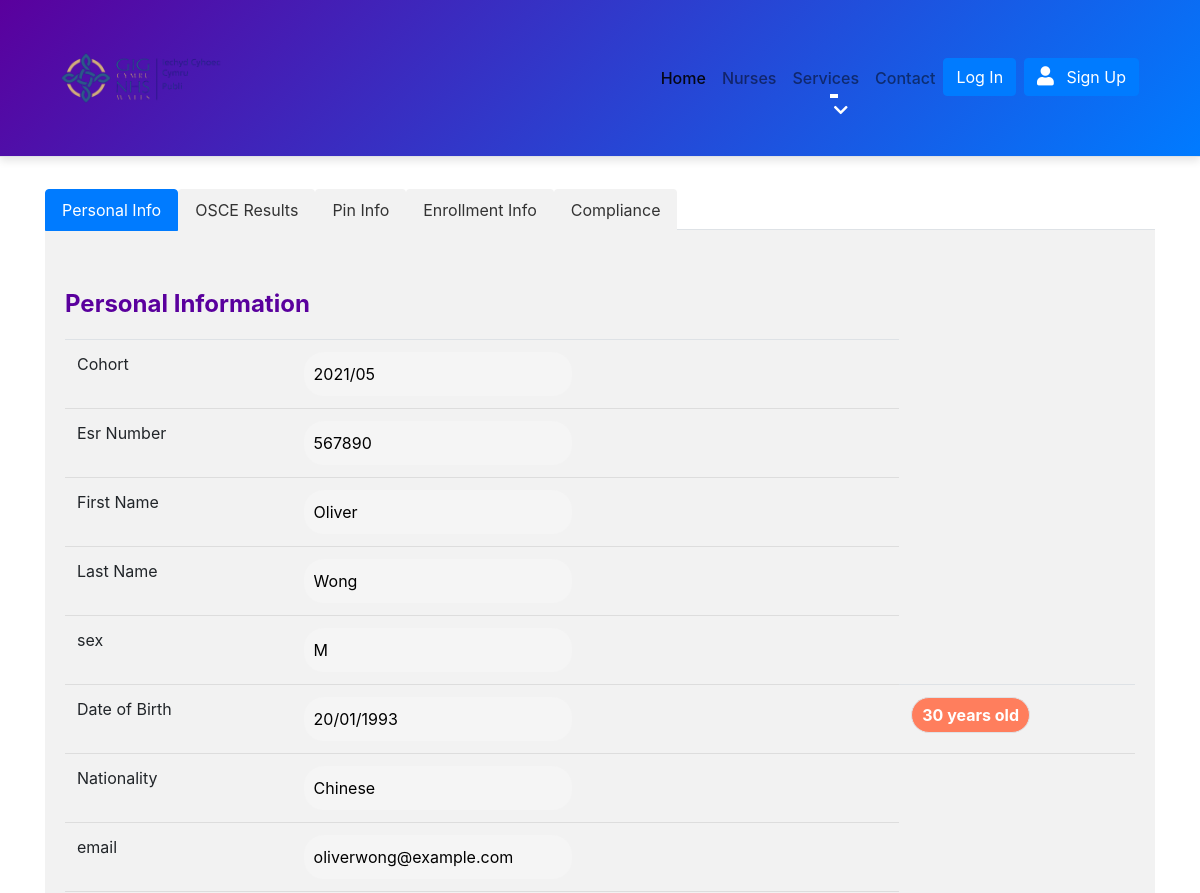
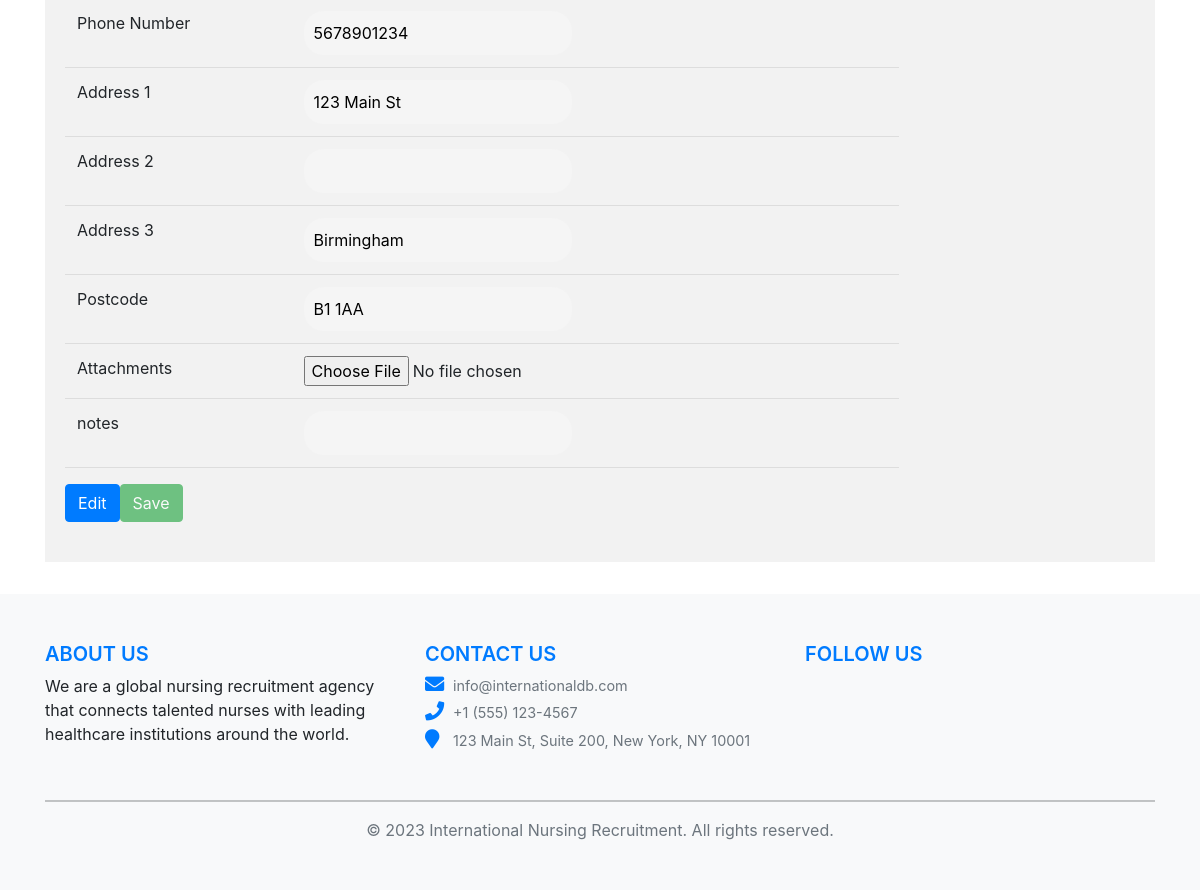
The page /view_nurse.php?id=3 on the database its author committed (2 pictures, top to bottom).
### tables this page shows
CREATE TABLE `nursing_recruitment` (
  `id` int(11) NOT NULL,
  `cohort` varchar(255) DEFAULT NULL,
  `esr_number` varchar(255) DEFAULT NULL,
  `first_name` varchar(255) DEFAULT NULL,
  `last_name` varchar(255) DEFAULT NULL,
  `sex` varchar(10) DEFAULT NULL,
  `date_of_birth` date DEFAULT NULL,
  `nationality` varchar(255) DEFAULT NULL,
  `email` varchar(255) DEFAULT NULL,
  `phone_number` varchar(20) DEFAULT NULL,
  `address_1` varchar(255) DEFAULT NULL,
  `address_2` varchar(255) DEFAULT NULL,
  `address_3` varchar(255) DEFAULT NULL,
  `postcode` varchar(10) DEFAULT NULL,
  `attachments` varchar(255) DEFAULT NULL,
  `notes` varchar(255) DEFAULT NULL,
  `nmc_pin` varchar(255) DEFAULT NULL,
  `date_nmc_pin_obtained` date DEFAULT NULL,
  `prn_number` varchar(255) DEFAULT NULL,
  `hospital` varchar(255) DEFAULT NULL,
  `ward` varchar(255) DEFAULT NULL,
  `cost_centre` varchar(255) DEFAULT NULL,
  `band_4_position_number` varchar(255) DEFAULT NULL,
  `manager_name` varchar(255) DEFAULT NULL,
  `manager_esr_number` varchar(255) DEFAULT NULL,
  `manager_phone_number` varchar(20) DEFAULT NULL,
  `bank_building_society` varchar(255) DEFAULT NULL,
  `account_name` varchar(255) DEFAULT NULL,
  `bank_account_number` varchar(255) DEFAULT NULL,
  `sort_code` varchar(255) DEFAULT NULL,
  `ni_number` varchar(255) DEFAULT NULL,
  `start_date` date DEFAULT NULL,
  `covid_risk_assessment_score` int(11) DEFAULT NULL,
  `occupational_health_clearance` date DEFAULT NULL,
  `tb_appointment` date DEFAULT NULL,
  `certificate_of_sponsorship_number` varchar(255) DEFAULT NULL,
  `brp_number` varchar(255) DEFAULT NULL,
  `brp_valid_from` date DEFAULT NULL,
  `brp_valid_to` date DEFAULT NULL,
  `rtw_sharecode_number` varchar(255) DEFAULT NULL,
  `rtw_expiry_date` date DEFAULT NULL,
  `dbs_number` varchar(255) DEFAULT NULL,
  `dbs_issue_date` date DEFAULT NULL,
  `dbs_acceptable` tinyint(1) DEFAULT NULL,
  `candidate_compliance_pack` varchar(255) DEFAULT NULL,
  `candidate_compliance_pack_complete` tinyint(1) DEFAULT NULL,
  `first_attempt_osce` date DEFAULT NULL,
  `second_attempt_osce` date DEFAULT NULL,
  `third_attempt_osce` date DEFAULT NULL
);

### view_nurse.php (the view, shortened to what this page needs)
<!DOCTYPE html>
<html>
<head>
    <link href="https://cdn.jsdelivr.net/npm/bootstrap@5.1.0/dist/css/bootstrap.min.css" rel="stylesheet">
</head>
<body>
    <?php include('navbar.php'); ?>
    <?php include('styles.php'); ?>
    <?php include('db_connect.php'); ?>
    <div class="container">
        <ul class="nav nav-tabs" id="myTabs" role="tablist">
            <li class="nav-item">
                <a class="nav-link active" id="personal-tab" data-toggle="tab" href="#personal" role="tab" aria-controls="personal" aria-selected="true">Personal Info</a>
            </li>
            <li class="nav-item">
                <a class="nav-link" id="osce-tab" data-toggle="tab" href="#osce" role="tab" aria-controls="osce" aria-selected="false">OSCE Results</a>
            </li>
            <li class="nav-item">
                <a class="nav-link" id="pin-tab" data-toggle="tab" href="#pin" role="tab" aria-controls="pin" aria-selected="false">Pin Info</a>
            </li>
            <li class="nav-item">
                <a class="nav-link" id="enrollment-tab" data-toggle="tab" href="#enrollment" role="tab" aria-controls="enrollment" aria-selected="false">Enrollment Info</a>
            </li>
            <li class="nav-item">
                <a class="nav-link" id="compliance-tab" data-toggle="tab" href="#compliance" role="tab" aria-controls="compliance" aria-selected="false">Compliance</a>
            </li>
        </ul>
        <div class="tab-content" id="myTabContent">
            <div class="tab-pane fade show active" id="personal" role="tabpanel" aria-labelledby="personal-tab">
                <?php
				if (isset($_GET["id"])) {
    $id = $_GET["id"];
    $sql = "SELECT cohort, esr_number, First_name, last_name, sex, date_of_birth, Nationality, email, phone_number, Address_1, address_2, address_3, postcode, attachments, notes FROM nursing_recruitment WHERE id=$id";
    $result = mysqli_query($conn, $sql);
    if (mysqli_num_rows($result) > 0) {
        $row = mysqli_fetch_assoc($result);
        echo "<h2>Personal Information</h2>";
        echo "<form method='POST' action='save_nurse.php'>";
        echo "<table class='table'>";
        echo "<tbody>";
        echo "<tr><td>Cohort</td><td><input type='text' name='cohort' value='" . $row["cohort"] . "' readonly></td></tr>";
        echo "<tr><td>Esr Number</td><td><input type='text' name='esr_number' value='" . $row["esr_number"] . "' readonly></td></tr>";
        echo "<tr><td>First Name</td><td><input type='text' name='first_name' value='" . $row["First_name"] . "' readonly></td></tr>";
        echo "<tr><td>Last Name</td><td><input type='text' name='last_name' value='" . $row["last_name"] . "' readonly></td></tr>";
        echo "<tr><td>sex</td><td><input type='text' name='sex' value='" . $row["sex"] . "' readonly></td></tr>";
  $dateOfBirth = new DateTime($row["date_of_birth"]);
$today = new DateTime();
$age = $today->diff($dateOfBirth);
echo "<tr><td>Date of Birth</td><td><input type='text' name='date_of_birth' value='" . $dateOfBirth->format('d/m/Y') . "' readonly></td><td><div class='age-box'>" . $age->y . " years old</div></td></tr>";
        echo "<tr><td>Nationality</td><td><input type='text' name='Nationality' value='" . $row["Nationality"] . "' readonly></td></tr>";
        echo "<tr><td>email</td><td><input type='text' name='email' value='" . $row["email"] . "' readonly></td></tr>";
        echo "<tr><td>Phone Number</td><td><input type='text' name='phone_number' value='" . $row["phone_number"] . "' readonly></td></tr>";
        echo "<tr><td>Address 1</td><td><input type='text' name='Address_1' value='" . $row["Address_1"] . "' readonly></td></tr>";
        echo "<tr><td>Address 2</td><td><input type='text' name='address_2' value='" . $row["address_2"] . "' readonly></td></tr>";
        echo "<tr><td>Address 3</td><td><input type='text' name='address_3' value='" . $row["address_3"] . "' readonly></td></tr>";
        echo "<tr><td>Postcode</td><td><input type='text' name='postcode' value='" . $row["postcode"] . "' readonly></td></tr>";
        echo "<tr><td>Attachments</td><td><input type='file' name='attachments' value='" . $row["attachments"] . "'></td></tr>";
        echo "<tr><td>notes</td><td><input type='text' name='notes' value='" . $row["notes"] . "' readonly></td></tr>";
        echo "</tbody>";
        echo "</table>";
        echo "<button type='button' class='btn btn-primary' onclick='enableInputs(this)'>Edit</button>";
        echo "<button type='submit' class='btn btn-success' disabled>Save</button>";
        echo "</form>";
    } else {
        echo "0 results";
    }
}
				?>
            </div>
        </div>
    </div>
    <?php include('footer.php'); ?>
</body>
</html>

### navbar.php (shortened to what this page needs)
<!DOCTYPE html>
<html>
<head>
  <link rel="stylesheet" href="https://stackpath.bootstrapcdn.com/bootstrap/4.3.1/css/bootstrap.min.css">
  <link rel="stylesheet" href="https://cdnjs.cloudflare.com/ajax/libs/font-awesome/5.15.3/css/all.min.css">
</head>
<body>
  <header class="header">
    <div class="container">
      <nav class="navbar navbar-expand-lg navbar-light">
        <a class="navbar-brand" href="#">
          <img src="images/nhs-logo.png" alt="NHS Logo">
        </a>
        <div class="collapse navbar-collapse" id="navbarNav">
          <ul class="navbar-nav ml-auto">
            <li class="nav-item active">
              <a class="nav-link" href="index.php">Home</a>
            </li>
            <li class="nav-item">
              <a class="nav-link" href="nurses.php">Nurses</a>
            </li>
            <li class="nav-item dropdown">
              <a class="nav-link dropdown-toggle" href="#" id="navbarDropdownMenuLink" role="button" data-toggle="dropdown" aria-haspopup="true" aria-expanded="false">
                Services
              </a>
            </li>
            <li class="nav-item">
              <a class="nav-link" href="#">Contact</a>
            </li>
            <li class="nav-item">
              <a href="#" class="btn btn-primary mr-2">Log In</a>
            </li>
            <li class="nav-item">
              <a href="#" class="btn btn-primary"><i class="fa fa-user"></i> Sign Up</a>
            </li>
          </ul>
        </div>
      </nav>
    </div>
  </header>
</body>
</html>

### styles.php (shortened to what this page needs)
<link rel="stylesheet" type="text/css" href="https://stackpath.bootstrapcdn.com/bootstrap/4.3.1/css/bootstrap.min.css">

### footer.php (shortened to what this page needs)
<footer class="footer mt-auto py-3">
  <div class="container">
    <div class="row">
      <div class="col-md-4 mb-3">
        <h5 class="text-uppercase">About Us</h5>
        <p>We are a global nursing recruitment agency that connects talented nurses with leading healthcare institutions around the world.</p>
      </div>
      <div class="col-md-4 mb-3">
        <h5 class="text-uppercase">Contact Us</h5>
        <ul class="list-unstyled">
          <li><i class="fa fa-envelope mr-2"></i>info@internationaldb.com</li>
          <li><i class="fa fa-phone mr-2"></i>+1 (555) 123-4567</li>
          <li><i class="fa fa-map-marker mr-2"></i>123 Main St, Suite 200, New York, NY 10001</li>
        </ul>
      </div>
      <div class="col-md-4">
        <h5 class="text-uppercase">Follow Us</h5>
        <ul class="list-inline">
          <li class="list-inline-item mr-3"><a href="#"><i class="fa fa-facebook fa-2x"></i></a></li>
          <li class="list-inline-item mr-3"><a href="#"><i class="fa fa-twitter fa-2x"></i></a></li>
          <li class="list-inline-item mr-3"><a href="#"><i class="fa fa-instagram fa-2x"></i></a></li>
          <li class="list-inline-item"><a href="#"><i class="fa fa-linkedin fa-2x"></i></a></li>
        </ul>
      </div>
    </div>
    <hr>
    <div class="row">
      <div class="col text-center">
        <p class="text-muted mb-0">&copy; 2023 International Nursing Recruitment. All rights reserved.</p>
      </div>
    </div>
  </div>
</footer>

### view_nurse.php (style rules this page uses)
.age-box { display: inline-block; background-color: #f8f9fa; border: 1px solid #dee2e6; padding: 0.25rem 0.5rem; border-radius: 0.25rem; }

### navbar.php (style rules this page uses)
.header { background-image: linear-gradient(135deg, #5a009d 0%, #007bff 100%); border-bottom: 1px solid #dee2e6; box-shadow: 0 4px 8px rgba(0, 0, 0, 0.1); padding: 0.5rem 1rem; }
.navbar-brand { font-size: 1.5rem; font-weight: bold; color: #fff; }
.navbar-brand img { height: 50px; width: auto; }
.navbar-nav .nav-item .nav-link { color: #ffffff; font-weight: 500; transition: all 0.3s ease; }
.btn { font-weight: bold; border-radius: 0.25rem; transition: all 0.3s ease; }
.btn-primary { background-color: #32cd8e; border-color: #32cd8e; }
.fa { color: #ffffff; font-size: 1.2rem; margin-right: 0.5rem; transition: all 0.3s ease; }
.navbar-nav .nav-item { position: relative; }
.navbar-nav .nav-item .nav-link { padding-right: 2rem; padding-left: 2rem; }
.navbar-nav .nav-item .nav-link:after { content: ""; position: absolute; bottom: 0; left: 50%; transform: translateX(-50%); width: 0; height: 2px; background-color: #ffffff; transition: all 0.3s ease; }
.navbar-nav .nav-item.dropdown .dropdown-toggle::after { content: "\f078"; font-family: "Font Awesome 5 Free"; font-weight: 900; color: #ffffff; margin-left: 0.5rem; transition: all 0.3s ease; }

### styles.php (style rules this page uses)
.container { margin-top: 2rem; margin-bottom: 2rem; }
.table td, .table th { font-size: 16px; }
h2 { margin-top: 40px; margin-bottom: 20px; font-weight: bold; font-size: 24px; color: #5a009d; }
table { width: 100%; border-collapse: collapse; }
th, td { padding: 10px; text-align: left; border-bottom: 1px solid #ddd; }
tr:nth-child(even) { background-color: #f2f2f2; }
.age-box { display: inline-block; padding: 5px 10px; border-radius: 20px; background-color: #ff7e5d; font-weight: bold; color: #fff; }
.nav-tabs .nav-item .nav-link { background-color: #f2f2f2; color: #333; border-color: transparent; }
.nav-tabs .nav-item .nav-link.active { background-color: #007bff; color: #fff; border-color: #007bff; }
.tab-content { background-color: #f2f2f2; padding: 20px; }
form { margin-bottom: 20px; }
input[type=text], input[type=date] { border-radius: 20px; padding: 10px; border: none; background-color: #f5f5f5; transition: background-color 0.3s; }

### footer.php (style rules this page uses)
.footer { background-color: #f8f9fa; }
.footer h5 { color: #007bff; font-weight: 600; }
.footer ul li { color: #6c757d; font-size: 0.9rem; margin-bottom: 5px; }
.footer ul li i { color: #007bff; width: 20px; }
.fa-2x { font-size: 1.5rem; }

### rows shown on the page
nursing_recruitment: cohort "2021/05", esr_number "567890", first_name "Oliver", last_name "Wong", sex "M", date_of_birth "20/01/1993", date_of_birth "30", Nationality "Chinese", email "oliverwong@example.com", phone_number "5678901234", Address_1 "123 Main St", address_3 "Birmingham", postcode "B1 1AA"
